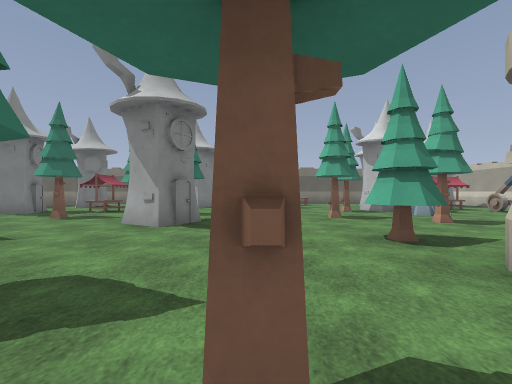
[1] (above)

16 first-person views from a walk through a Godot game level. The camera is 1.3 m above the floor, looks level and sees 90° across. The floor is counted in squares, 2 m on a side. Each view is taken from the middle of a square. On the plan, view 1 faces up. The plan holds only what a view shows up to about 9 squares ahead; the rest is blank. Characters and animated objects are not drawn. Surface patterns are stand-ins for the level's own textures.

[2]
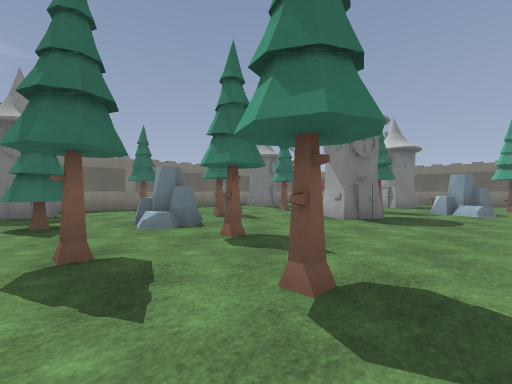

[3]
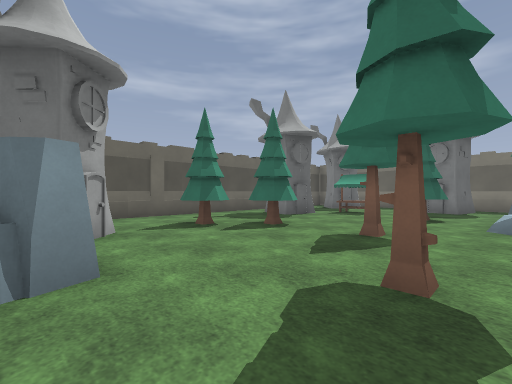

[4]
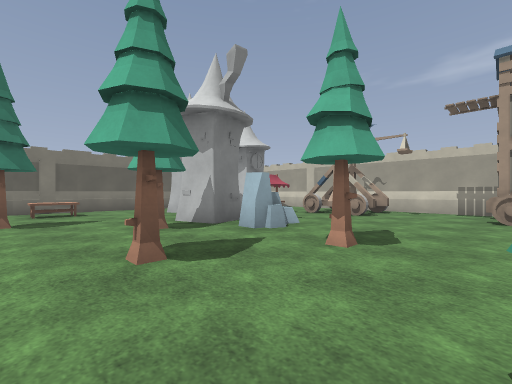

[5]
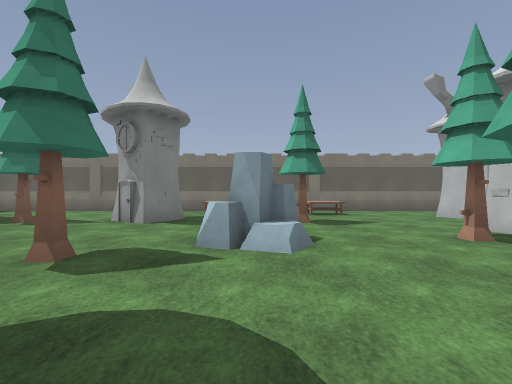

[6]
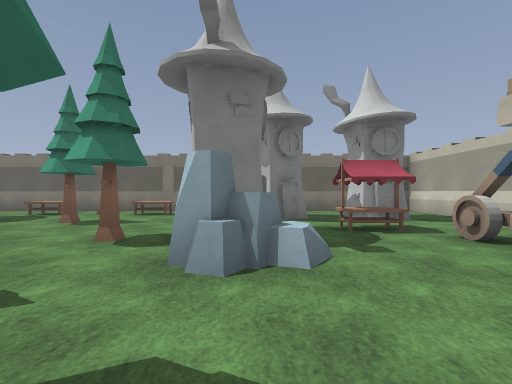

[7]
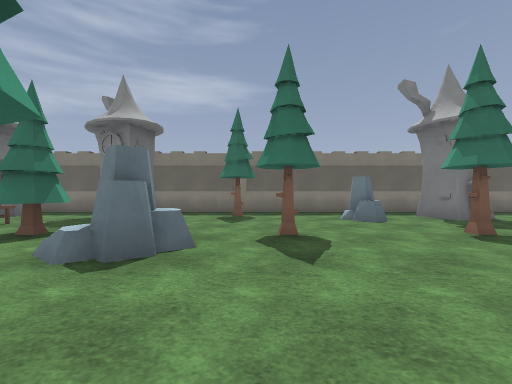

[8]
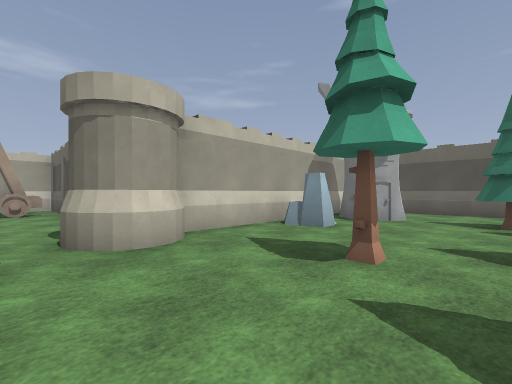

[9]
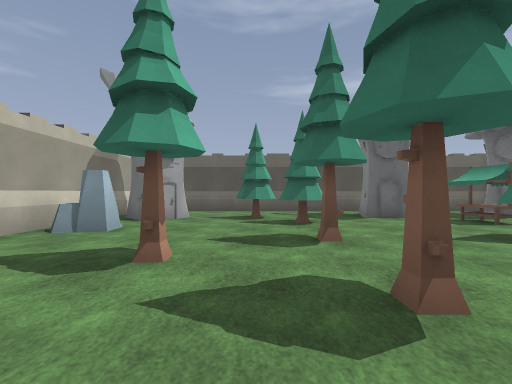

[10]
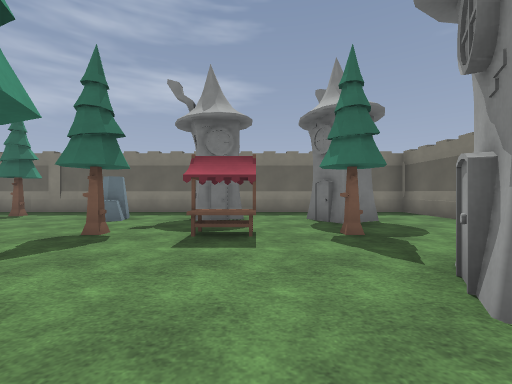

[11]
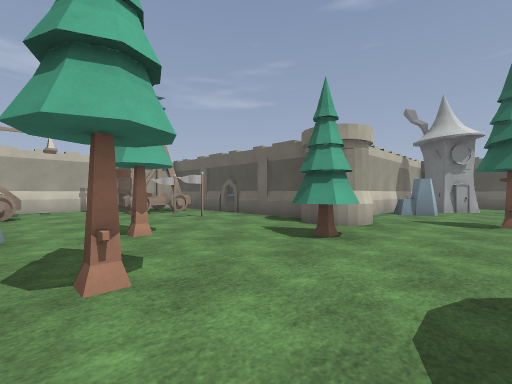

[12]
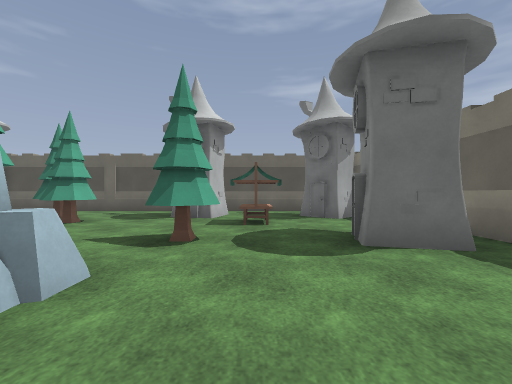

[13]
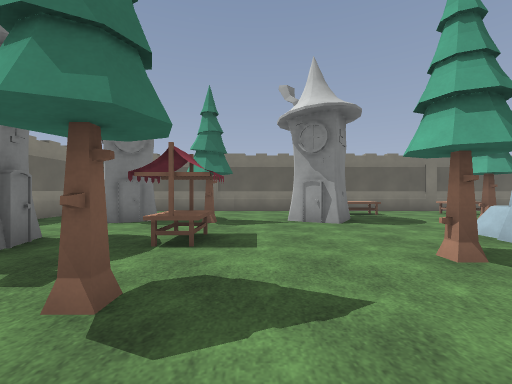

[14]
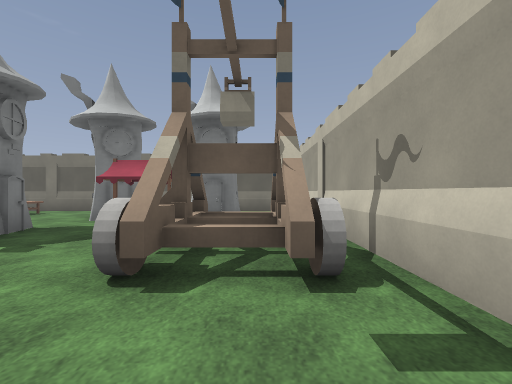

[15]
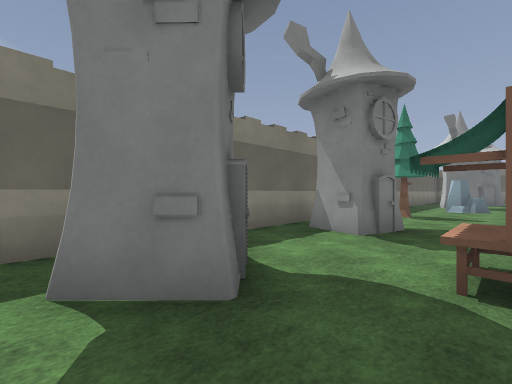

[16]
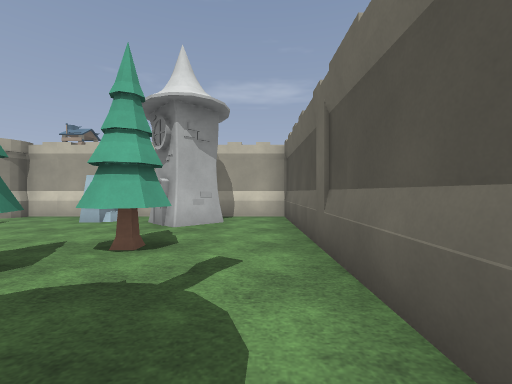

### Floor plan
Key: @ floor where view 1 was taken; # wall or solid block; x gap in a wall; . floor; = window, fence, low wall or low ledge; ^ raised ledge; H house; T tree; R rock; W tower; F flag.
Columns run from 10 left of view 1 to 11 right of it. Each row starts with its distance up from view 1.
 14 ######################
 13 #........^..^.....  .#
 12 #..............HH.H..#
 11 #..H.#.HH..#....H.H..#
 10 #..........T.....=...#
  9 #....#....R..#HH.=...#
  8 #.HH.x..#.R..T.R..##.#
  7 #.......T...#..R..==.#
  6 #..R....H...T.#......#
  5 #..R....H............#
  4 #....#......T.....WW.#
  3 #.#.........T...FFWW #
  2 #.....R.#...##.......#
  1 #.....R...#..#########
  0 #.H..T..#.@..#
 -1 #.H..T..T...R#
 -2 #...#...T...R#
 -3 #.......TT.HH#
 -4 #.H..HH..T..H#
 -5 #............#
 -6 ##############

Positions as (right, up) in squares from view 1, and headings:
1: (0, 0), facing up
2: (1, -1), facing up-left
3: (2, 1), facing down-left
4: (1, 4), facing up-right
5: (0, 5), facing up
6: (5, 5), facing up
7: (-1, 3), facing left
8: (-1, 3), facing down-right
9: (-1, 3), facing down
10: (-1, 9), facing left
11: (0, 7), facing down-right
12: (-6, 3), facing down
13: (-4, 5), facing up
14: (9, 5), facing up
15: (-6, -5), facing up-left
16: (-4, -5), facing right
